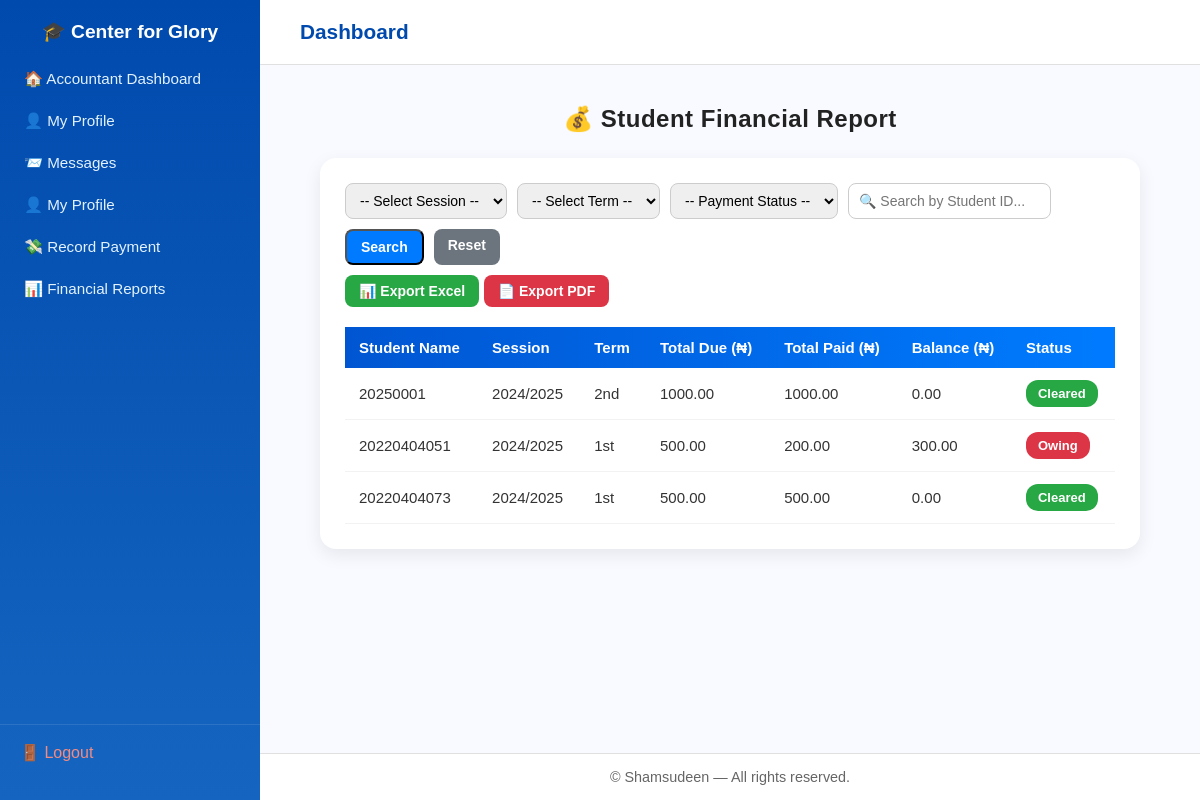
Screenshot of /finance/financial-report/ (signed in) with the database file from the repository.
### finance/models.py (models this page shows, shortened)
class StudentFeeRecord(models.Model):
    TERM_CHOICES = [
        ("1st", "1st Term"),
        ("2nd", "2nd Term"),
        ("3rd", "3rd Term"),
    ]
    student = models.ForeignKey(Student, on_delete=models.CASCADE)
    fee_type = models.ForeignKey(FeeType, on_delete=models.CASCADE)
    session = models.ForeignKey(Session, on_delete=models.SET_NULL, null=True)
    term = models.CharField(max_length=20, choices=TERM_CHOICES)
    total_amount = models.DecimalField(max_digits=10, decimal_places=2)
    amount_paid = models.DecimalField(max_digits=10, decimal_places=2, default=0)
    balance = models.DecimalField(max_digits=10, decimal_places=2, default=0)
    is_cleared = models.BooleanField(default=False)
    date_created = models.DateTimeField(auto_now_add=True)
    class Meta:
        unique_together = ("student", "fee_type", "session", "term")
        verbose_name = "Student Fee Record"
        verbose_name_plural = "Student Fee Records"
        ordering = ["-date_created"]

### accounts/models.py (models this page shows, shortened)
class BaseProfile(models.Model):
    user = models.OneToOneField(CustomUser, on_delete=models.CASCADE, related_name="%(class)s_profile")
    date_of_birth = models.DateField(blank=True, null=True)
    gender = models.CharField(
        max_length=10,
        choices=[("Male", "Male"), ("Female", "Female")],
        blank=True,
    )
    address = models.CharField(max_length=255, blank=True)
    photo = models.ImageField(upload_to="profiles/", default="profiles/default.png")
    class Meta:
        abstract = True

class Student(BaseProfile):
    user = models.OneToOneField('accounts.CustomUser', on_delete=models.CASCADE)
    student_id = models.CharField(max_length=20, unique=True, blank=True)
    admission_date = models.DateField(blank=True, null=True)
    current_class = models.ForeignKey('academics.ClassRoom', on_delete=models.SET_NULL, null=True, blank=True)
    section = models.CharField(max_length=50, blank=True)
    guardian_name = models.CharField(max_length=100, blank=True)
    guardian_contact = models.CharField(max_length=15, blank=True)
    is_active = models.BooleanField(default=True)
    promotion_year = models.PositiveIntegerField(default=0)

### finance/views.py (the view)
# urls.py: path("financial-report/", views.financial_report, name="financial_report"),
@login_required
@user_passes_test(is_finance_user)
def financial_report(request):
    session_id = request.GET.get("session")
    term = request.GET.get("term")
    status_filter = request.GET.get("status")
    search_query = request.GET.get("search")  # ✅ added search input
    report_data = (
        StudentFeeRecord.objects.values(
            "student__user__first_name",
            "student__user__last_name",
            "session__name",
            "term",
        )
        .annotate(
            total_due=Sum("total_amount"),
            total_paid=Sum("amount_paid"),
            balance=Sum(F("total_amount") - F("amount_paid")),
        )
        .order_by("student__user__first_name")
    )
    for record in report_data:
        student_obj = Student.objects.filter(
            user__first_name=record["student__user__first_name"],
            user__last_name=record["student__user__last_name"]
        ).first()
        record["student_id"] = student_obj.student_id if student_obj else "N/A"
        if record["balance"] < 0:
            record["status"] = "Overpaid"
        elif record["balance"] == 0:
            record["status"] = "Cleared"
        else:
            record["status"] = "Owing"
    if session_id:
        session_name = Session.objects.get(id=session_id).name
        report_data = [r for r in report_data if str(r["session__name"]) == session_name]
    if term:
        report_data = [r for r in report_data if r["term"] == term]
    if status_filter:
        report_data = [r for r in report_data if r["status"].lower() == status_filter.lower()]
    if search_query:  # ✅ search by student ID instead of name
        report_data = [
            r for r in report_data
            if search_query.lower() in str(r["student_id"]).lower()
        ]
    sessions = Session.objects.all()
    context = {
        "report_data": report_data,
        "sessions": sessions,
    }
    return render(request, "finance/financial_report.html", context)

### finance/views.py (called while the page is built)
def is_finance_user(user):
    return user.is_authenticated and user.role in ["admin", "principal", "accountant"]

### templates/finance/financial_report.html (shortened to what this page needs)
{% extends "accounts/base_dashboard.html" %}
{% block content %}
<h2 class="page-title">💰 Student Financial Report</h2>
<div class="report-wrapper">
  <div class="filter-bar">
    <form method="GET" action="{% url 'financial_report' %}" class="filter-form">
      <select name="session" class="filter-input">
        <option value="">-- Select Session --</option>
      </select>
      <select name="term" class="filter-input">
        <option value="">-- Select Term --</option>
      </select>
      <select name="status" class="filter-input">
        <option value="">-- Payment Status --</option>
      </select>
        <input type="text" name="search" placeholder="🔍 Search by Student ID..." value="{{ request.GET.search }}" class="filter-input">
      <button type="submit" class="btn primary">Search</button>
      <a href="{% url 'financial_report' %}" class="btn reset">Reset</a>
    </form>
    <div class="export-buttons">
      <a href="{% url 'export_financial_report_excel' %}?session={{ request.GET.session }}&term={{ request.GET.term }}&status={{ request.GET.status }}&search={{ request.GET.search }}&export_excel=true" class="btn excel">📊 Export Excel</a>
      <a href="{% url 'export_financial_report_pdf' %}?session={{ request.GET.session }}&term={{ request.GET.term }}&status={{ request.GET.status }}&search={{ request.GET.search }}&export_pdf=true" class="btn pdf">📄 Export PDF</a>
    </div>
  </div>
  <div class="table-container">
    <table class="report-table">
      <thead>
        <tr>
          <th>Student Name</th>
          <th>Session</th>
          <th>Term</th>
          <th>Total Due (₦)</th>
          <th>Total Paid (₦)</th>
          <th>Balance (₦)</th>
          <th>Status</th>
        </tr>
      </thead>
      <tbody>
        {% for record in report_data %}
        <tr>
          <td>{{ record.student_id }}</td>
          <td>{{ record.session__name }}</td>
          <td>{{ record.term }}</td>
          <td>{{ record.total_due|floatformat:2 }}</td>
          <td>{{ record.total_paid|floatformat:2 }}</td>
          <td>{{ record.balance|floatformat:2 }}</td>
          <td>
            {% if record.status == "Cleared" %}
              <span class="badge success">{{ record.status }}</span>
            {% elif record.status == "Overpaid" %}
              <span class="badge info">{{ record.status }}</span>
            {% else %}
              <span class="badge danger">{{ record.status }}</span>
            {% endif %}
          </td>
        </tr>
        {% empty %}
        <tr><td colspan="7" class="no-records">No records found</td></tr>
        {% endfor %}
      </tbody>
    </table>
  </div>
</div>
{% endblock %}

### templates/finance/financial_report.html (style rules this page uses)
.page-title { text-align: center; margin-bottom: 25px; color: #222; font-size: 24px; font-weight: 700; letter-spacing: 0.5px; }
.report-wrapper { background: #fff; border-radius: 16px; box-shadow: 0 6px 18px rgba(0,0,0,0.08); padding: 25px; animation: fadeIn 0.4s ease-in-out; }
.filter-bar { display: flex; flex-wrap: wrap; justify-content: space-between; align-items: center; margin-bottom: 20px; gap: 10px; }
.filter-form { display: flex; flex-wrap: wrap; gap: 10px; }
.filter-input { padding: 8px 10px; border: 1px solid #ccc; border-radius: 8px; font-size: 14px; transition: all 0.3s ease; }
.btn { display: inline-block; padding: 8px 14px; border-radius: 8px; font-size: 14px; font-weight: 600; text-decoration: none; cursor: pointer; transition: all 0.3s ease; }
.btn.primary { background: #007bff; color: #fff; }
.btn.reset { background: #6c757d; color: #fff; }
.btn.excel { background: #28a745; color: #fff; }
.btn.pdf { background: #dc3545; color: #fff; }
.table-container { overflow-x: auto; }
.report-table { width: 100%; border-collapse: collapse; font-size: 15px; color: #333; }
.report-table thead { background: linear-gradient(90deg, #0056d2, #007bff); color: #fff; position: sticky; top: 0; z-index: 1; }
.report-table th, .report-table td { padding: 12px 14px; text-align: left; }
.report-table tbody tr { transition: background-color 0.2s ease, transform 0.1s ease; border-bottom: 1px solid #f2f2f2; }
.badge { padding: 6px 12px; border-radius: 12px; font-size: 13px; font-weight: 600; color: #fff; display: inline-block; }
.badge.success { background: #28a745; }
.badge.danger { background: #dc3545; }

### rows the page displays
StudentFeeRecord: student_id "20250001", session__name "2024/2025", term "2nd", total_due "1000.00", total_paid "1000.00", balance "0.00", status "Cleared"
Student: student_id "20220404051"
Student: student_id "20220404073"

### other values shown
{{ record.session__name }} "2024/2025" "2024/2025"
{{ record.term }} "1st" "1st"
{{ record.total_due|floatformat:2 }} "500.00" "500.00"
{{ record.total_paid|floatformat:2 }} "200.00" "500.00"
{{ record.balance|floatformat:2 }} "300.00" "0.00"
{{ record.status }} "Owing"
{{ record.status }} "Cleared"
